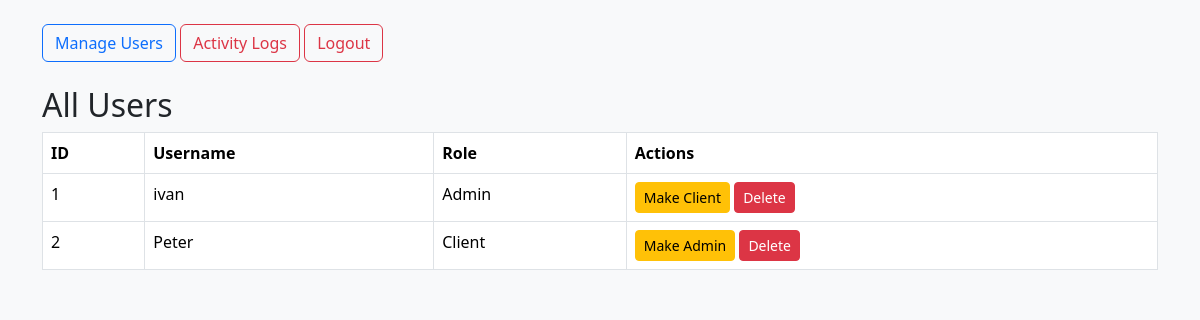
Page /admin/users (signed in) on the committed database.
### tables this page shows
CREATE TABLE users (
            id INTEGER PRIMARY KEY AUTOINCREMENT,
            username TEXT UNIQUE NOT NULL,
            password TEXT NOT NULL,
            is_admin BOOLEAN NOT NULL DEFAULT 0
        );

### main.py (the view)
@app.get("/admin/users")
def list_users(request: Request, user: dict = Depends(get_current_user)):
    if not user["is_admin"]:
        raise HTTPException(status_code=403, detail="Admins only")
    conn = get_db()
    users = conn.execute("SELECT id, username, is_admin FROM users").fetchall()
    conn.close()
    return templates.TemplateResponse("admin/users.html", {"request": request, "users": users, "user": user, "show_admin_controls": True})

### templates/admin/users.html (shortened to what this page needs)
{% extends "base.html" %}
{% block content %}
<h2>All Users</h2>
<table class="table table-bordered">
  <thead>
    <tr>
      <th>ID</th>
      <th>Username</th>
      <th>Role</th>
      <th>Actions</th>
    </tr>
  </thead>
  <tbody>
    {% for user in users %}
    <tr>
      <td>{{ user["id"] }}</td>
      <td>{{ user["username"] }}</td>
      <td>{{ "Admin" if user["is_admin"] else "Client" }}</td>
      <td>
        <form action="/admin/toggle-role" method="post" class="d-inline">
          <button type="submit" class="btn btn-sm btn-warning">
            Make {{ "Client" if user["is_admin"] else "Admin" }}
          </button>
        </form>
        <form action="/admin/delete-user" method="post" class="d-inline" onsubmit="return confirm('Delete this user?');">
          <button type="submit" class="btn btn-sm btn-danger">Delete</button>
        </form>
      </td>
    </tr>
    {% endfor %}
  </tbody>
</table>
{% endblock %}

### rows in the picture
users: id "1", username "ivan", is_admin "Admin", is_admin "Client"
users: id "2", username "Peter", is_admin "Client", is_admin "Admin"
